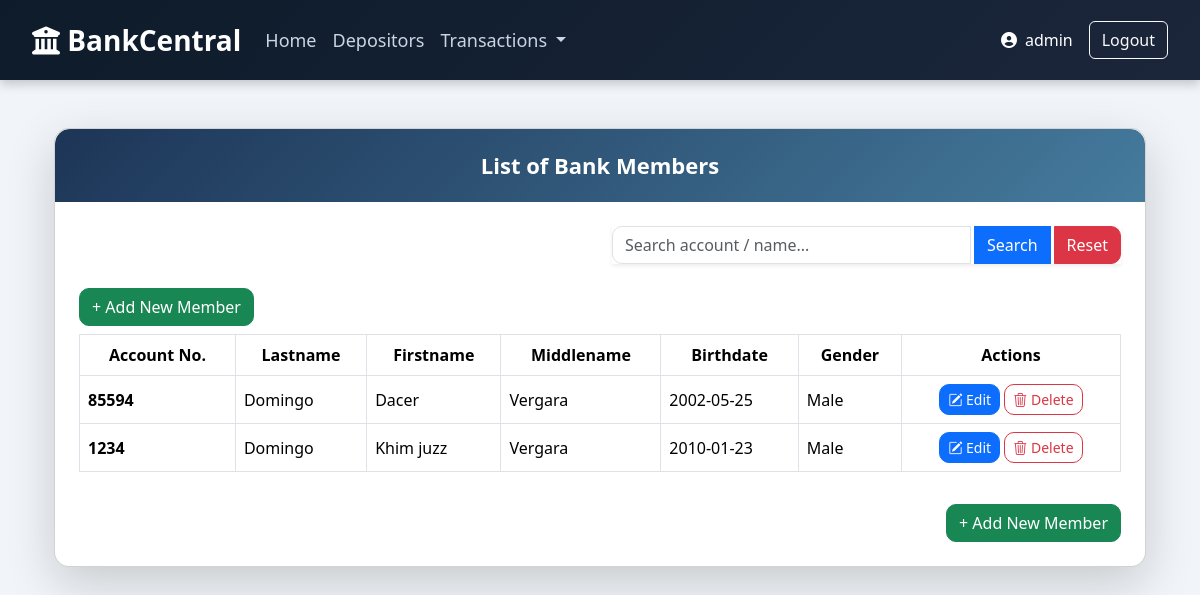
Screenshot of /main.php?page=user_profile (signed in) with the database file from the repository.
### tables this page shows
CREATE TABLE `tbl_profile` (
  `id` int(11) NOT NULL,
  `account_number` varchar(20) DEFAULT NULL,
  `lastname` varchar(50) DEFAULT NULL,
  `firstname` varchar(50) DEFAULT NULL,
  `middlename` varchar(50) DEFAULT NULL,
  `birthdate` date DEFAULT NULL,
  `gender` varchar(20) DEFAULT NULL,
  `created_at` timestamp NOT NULL DEFAULT current_timestamp()
);

### user_profile.php (the view, shortened to what this page needs)
<?php
    include 'config.php';
?>
<!DOCTYPE html>
<html lang="en">
<head>
    <link rel="stylesheet" href="https://cdn.jsdelivr.net/npm/bootstrap-icons@1.11.3/font/bootstrap-icons.min.css">
    <link href="https://cdn.jsdelivr.net/npm/bootstrap@5.3.8/dist/css/bootstrap.min.css" rel="stylesheet">
</head>
<body>
    <?php
    $query = "SELECT * FROM tbl_profile";
    $keyword = "";
    $result = mysqli_query($conn, $query);
    ?>
    <div class="container py-4">
        <div class="card shadow-lg bank-card">
            <div class="bank-header">
                List of Bank Members
            </div>
            <div class="card-body p-4">
                <form method="POST">
                    <div class="row mb-4 align-items-center">
                        <div class="col-md-6 text-end">
                            <div class="input-group shadow-sm text-end">
                                <input type="search" class="form-control form-control-md search-box me-1" name="search" placeholder="Search account / name..." value="<?php echo @$keyword; ?>">
                                <button type="submit" class="btn btn-primary btn-bank me-1" name="cmd_search">
                                    Search
                                </button>
                                <button type="submit" class="btn btn-danger btn-bank" name="cmd_reset">
                                    Reset
                                </button>
                            </div>
                        </div>
                    </div>
                </form>
                <div class="table-responsive">
                    <a href="add_user_profile.php" class="btn btn-success btn-md btn-bank mb-2 mt-0">
                        + Add New Member
                    </a>
                    <table class="table table-hover table-bordered align-middle">
                        <thead class="text-center">
                            <tr>
                                <th>Account No.</th>
                                <th>Lastname</th>
                                <th>Firstname</th>
                                <th>Middlename</th>
                                <th>Birthdate</th>
                                <th>Gender</th>
                                <th>Actions</th>
                            </tr>
                        </thead>
                        <tbody>
                            <?php
                            if (mysqli_num_rows($result) > 0) {
                                while ($record = mysqli_fetch_array($result)) {
                                    $id = $record["id"];
                                    $accountNumber = $record["account_number"];
                                    $lastname = $record["lastname"];
                                    $firstname = $record["firstname"];
                                    $middlename = $record["middlename"];
                                    $gender = $record["gender"];
                                    $birthdate = $record["birthdate"];
                            ?>
                                    <tr>
                                        <td>
                                            <a href="ledger.php?account_number=<?php echo $accountNumber; ?>"
                                                class="account-link">
                                                <?php echo $accountNumber; ?>
                                            </a>
                                        </td>
                                        <td><?php echo $lastname; ?></td>
                                        <td><?php echo $firstname; ?></td>
                                        <td><?php echo $middlename; ?></td>
                                        <td><?php echo $birthdate; ?></td>
                                        <td><?php echo $gender; ?></td>
                                        <td class="text-center">
                                            <a href="edit_user_profile.php?ref=<?php echo $id; ?>" class="btn btn-primary btn-sm btn-bank">
                                                <i class="bi bi-pencil-square"></i> Edit
                                            </a>
                                            <a href="delete_user_profile.php?id=<?php echo $id; ?>" class="btn btn-outline-danger btn-sm btn-bank">
                                                <i class="bi bi-trash3"></i> Delete
                                            </a>
                                        </td>
                                    </tr>
                            <?php
                                }
                            } else {
                                echo "<tr><td colspan='7' class='text-center text-muted'>No records found.</td></tr>";
                            }
                            ?>
                        </tbody>
                    </table>
                </div>
                <div class="text-end mt-3">
                    <a href="add_user_profile.php"
                        class="btn btn-success btn-md btn-bank">
                        + Add New Member
                    </a>
                </div>
            </div>
        </div>
    </div>
</body>
</html>

### main.php (style rules this page uses)
body { margin: 0; padding: 0; font-family: Arial, sans-serif; background-color: #f0f0f0; }

### menu.php (style rules this page uses)
body { background: #f1f5f9; }

### user_profile.php (style rules this page uses)
body { background: #f1f5f9; }
.bank-header { background: linear-gradient(135deg, #1d3557, #457b9d); color: white; padding: 20px; font-weight: bold; font-size: 22px; text-align: center; border-radius: 15px 15px 0 0; }
.bank-card { border-radius: 15px; overflow: hidden; }
.btn-bank { border-radius: 10px; }
.table thead { background: #1d3557; color: white; }
.search-box { border-radius: 10px; }
.account-link { text-decoration: none; color: #000; font-weight: bold; }

### rows the page displays
tbl_profile: account_number "85594", lastname "Domingo", firstname "Dacer", middlename "Vergara", birthdate "2002-05-25", gender "Male"
tbl_profile: account_number "1234", lastname "Domingo", firstname "Khim juzz", middlename "Vergara", birthdate "2010-01-23", gender "Male"

### other values shown
$_SESSION["username"] "admin"
